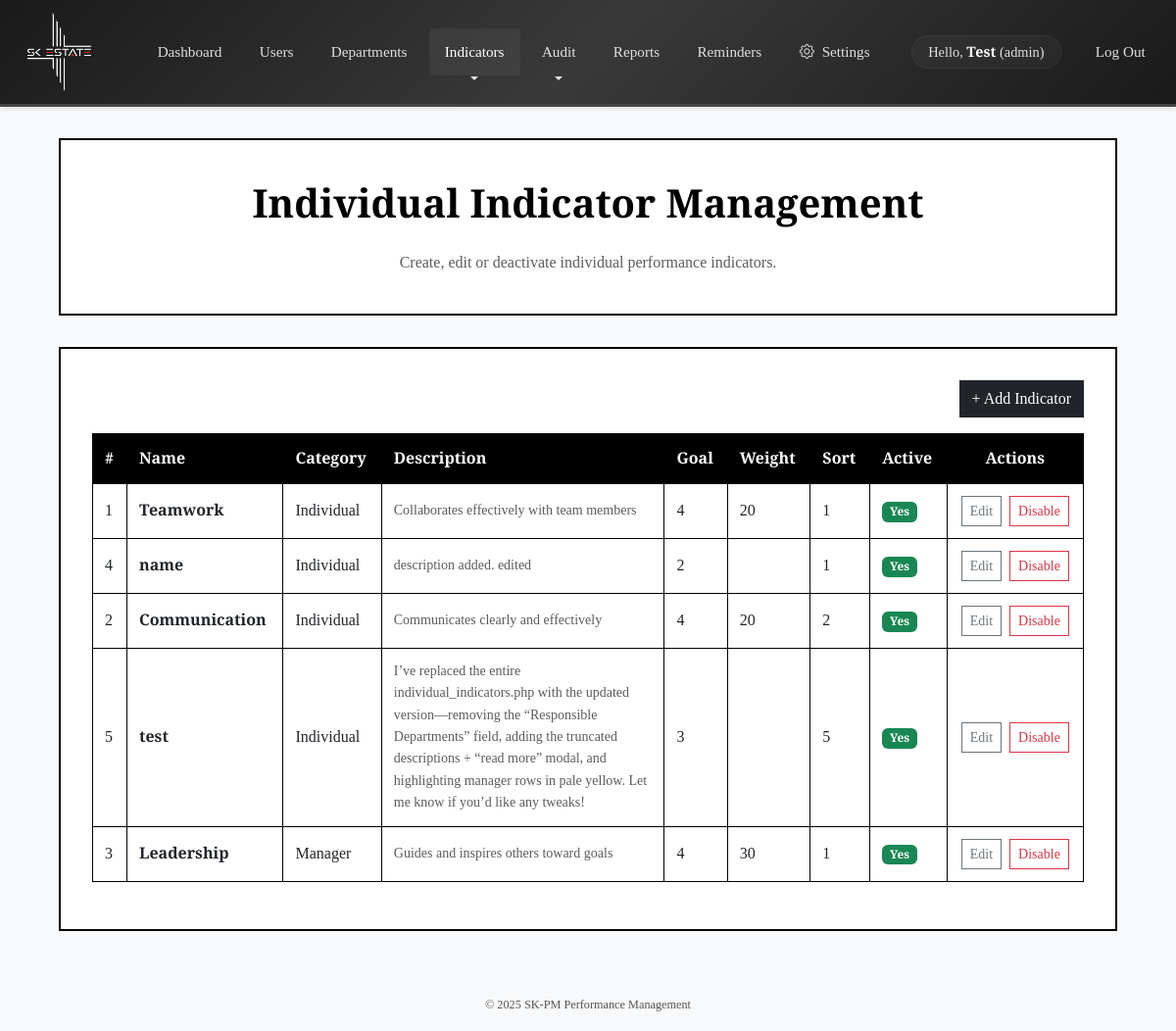
The page /individual_indicators.php (signed in) on the database as committed earlier.
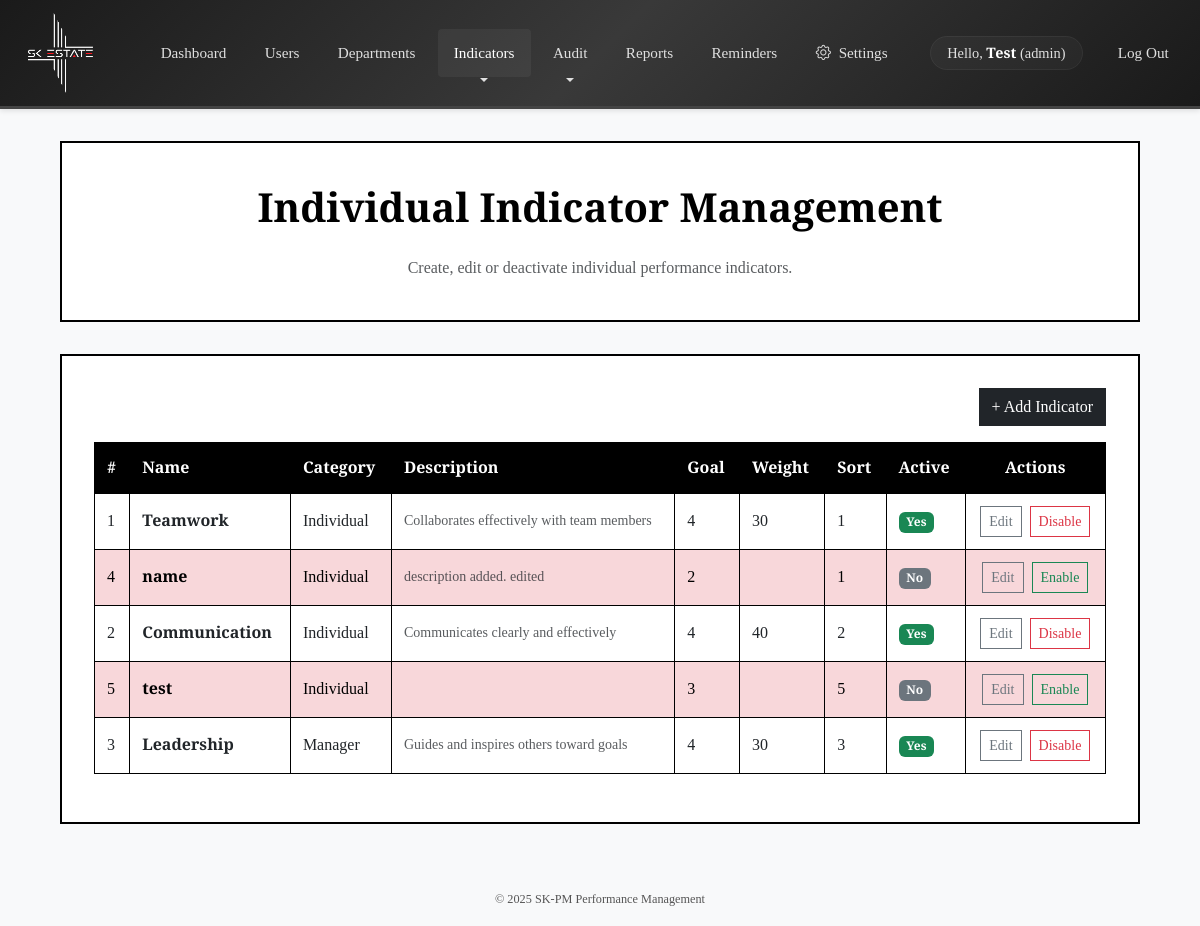
The same page on the database as committed later.
### tables this page shows
CREATE TABLE `individual_indicators` (
  `indicator_id` int(11) NOT NULL,
  `name` varchar(255) NOT NULL,
  `description` text DEFAULT NULL,
  `category` enum('individual','manager') NOT NULL,
  `responsible_departments` varchar(255) DEFAULT NULL,
  `default_goal` float NOT NULL,
  `default_weight` int(11) DEFAULT NULL,
  `sort_order` int(11) NOT NULL,
  `active` tinyint(1) DEFAULT 1
);

### backend/indicator_controller.php (called while the page is built, shortened)
<?php
final class IndicatorRepository
{
    private PDO $pdo;
    public function __construct(PDO $pdo)
    {
        $this->pdo = $pdo;
    }
    public function fetchIndividualIndicators(
        bool $onlyActive = false,
        ?string $category = null
    ): array {
        $sql = "
            SELECT *
            FROM   individual_indicators
        ";
        $clauses = [];
        $params  = [];
        $sql .= "
            ORDER BY FIELD(category,'individual','manager'),
                     sort_order ASC
        ";
        return $this->runSelect($sql, $params);
    }
    private function runSelect(string $sql, array $params): array
    {
        $stmt = $this->pdo->prepare($sql);
        $stmt->execute($params);
        return $stmt->fetchAll(PDO::FETCH_ASSOC);
    }
}

### individual_indicators.php (the view, shortened to what this page needs)
<?php
require_once __DIR__ . '/backend/indicator_controller.php';
$indicatorRepo = new IndicatorRepository($pdo);
$indicators = $indicatorRepo->fetchIndividualIndicators(false);
include __DIR__ . '/partials/navbar.php';
?>
<!DOCTYPE html>
<html lang="en">
<head>
  <link href="https://cdn.jsdelivr.net/npm/bootstrap@5.3.0/dist/css/bootstrap.min.css" rel="stylesheet">
  <link href="https://cdn.jsdelivr.net/npm/bootstrap-icons@1.11.3/font/bootstrap-icons.css" rel="stylesheet">
  <link rel="stylesheet" href="./assets/css/style.css">
</head>
<body class="font-serif bg-light text-dark">
<header class="data-container text-center py-4">
  <h1>Individual Indicator Management</h1>
  <p class="text-muted">Create, edit or deactivate individual performance indicators.</p>
</header>
<main class="data-container mb-5">
  <div class="text-end mb-3">
    <button class="btn btn-dark" data-bs-toggle="modal" data-bs-target="#createModal">+ Add Indicator</button>
  </div>
  <div class="table-responsive">
    <table class="table table-bordered align-middle">
      <thead class="table-dark">
        <tr>
          <th>#</th>
          <th>Name</th>
          <th>Category</th>
          <th>Description</th>
          <th>Goal</th>
          <th>Weight</th>
          <th>Sort</th>
          <th>Active</th>
          <th class="text-center">Actions</th>
        </tr>
      </thead>
      <tbody>
        <?php foreach ($indicators as $ind): ?>
          <?php
            $descFull = trim($ind['description'] ?? '');
            $descShort = $descFull;
            $needsMore = false;
            $rowClasses = [];
            if (!$ind['active']) $rowClasses[] = 'table-danger';
            if ($ind['category'] === 'manager') $rowClasses[] = 'indicator-manager';
          ?>
          <tr class="<?= implode(' ', $rowClasses) ?>">
            <td><?= $ind['indicator_id'] ?></td>
            <td><b><?= htmlspecialchars($ind['name']) ?></b></td>
            <td><?= ucfirst($ind['category']) ?></td>
            <td class="small text-muted" style="max-width:280px;">
              <?php if ($descFull !== ''): ?>
                <?= htmlspecialchars($needsMore ? $descShort : $descFull) ?>
              <?php endif; ?>
            </td>
            <td><?= $ind['default_goal'] ?></td>
            <td><?= $ind['default_weight'] ?></td>
            <td><?= $ind['sort_order'] ?></td>
            <td>
              <span class="badge bg-<?= $ind['active'] ? 'success' : 'secondary' ?>"><?php
                echo $ind['active'] ? 'Yes' : 'No';
              ?></span>
            </td>
            <td class="text-center">
              <button class="btn btn-sm btn-outline-secondary me-1" data-bs-toggle="modal" data-bs-target="#editModal<?= $ind['indicator_id'] ?>">Edit</button>
              <form method="post" class="d-inline" onsubmit="return confirm('Change status?');">
                <button class="btn btn-sm btn-outline-<?= $ind['active'] ? 'danger' : 'success' ?>"><?php
                  echo $ind['active'] ? 'Disable' : 'Enable';
                ?></button>
              </form>
            </td>
          </tr>
        <?php endforeach; ?>
      </tbody>
    </table>
  </div>
</main>
<footer class="footer py-3 text-center">
  <small>&copy; <?= date('Y') ?> SK-PM Performance Management</small>
</footer>
</body>
</html>

Rows that differ between the two databases and show on the page:
changed individual_indicators "Teamwork": default_weight "20" → "30"
changed individual_indicators "name": active "Yes Disable" → "No Enable"
changed individual_indicators "Communication": default_weight "20" → "40"
changed individual_indicators "test": description "I’ve replaced the entire individual_indicators.php with the updated version—removing the “Responsible Departments” field, adding the truncated descriptions + “read more” modal, and highlighting manager rows in pale yellow. Let me know if you’d like any tweaks!" → (not shown); active "Yes Disable" → "No Enable"
changed individual_indicators "Leadership": sort_order "1" → "3"
